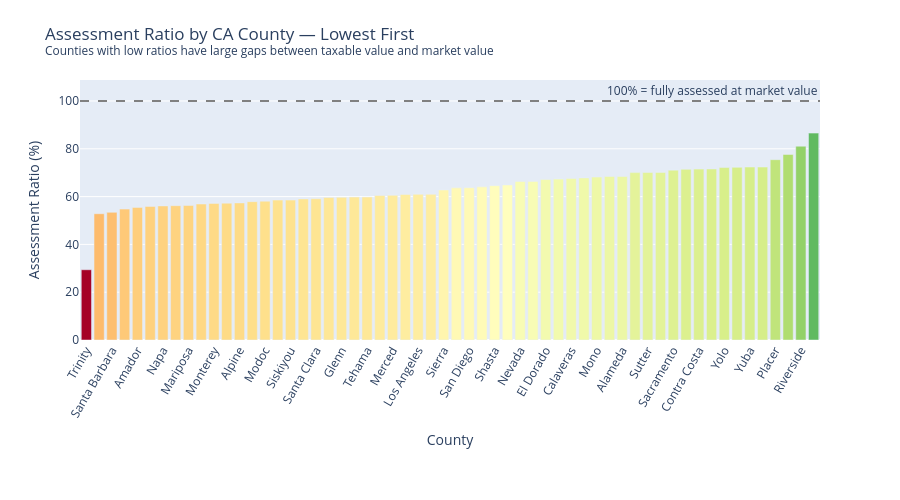

The code cell stored with this chart in its notebook:
### Code cell
# --- Bar chart 1: Assessment ratio, all counties ---
ranked = df.sort_values('assessment_ratio')

fig1 = px.bar(
    ranked,
    x='county',
    y='assessment_ratio_pct',
    color='assessment_ratio_pct',
    color_continuous_scale='RdYlGn',
    range_color=[30, 100],
    title='Assessment Ratio by CA County — Lowest First<br>'
          '<sup>Counties with low ratios have large gaps between taxable value and market value</sup>',
    labels={
        'county': 'County',
        'assessment_ratio_pct': 'Assessment Ratio (%)',
    },
    hover_data={'assessment_ratio_pct': ':.1f'},
)
fig1.add_hline(
    y=100, line_dash='dash', line_color='gray',
    annotation_text='100% = fully assessed at market value',
    annotation_position='top right',
)
fig1.update_layout(
    xaxis_tickangle=-60,
    showlegend=False,
    coloraxis_showscale=False,
    height=500,
    margin={'t': 80, 'b': 160},
)
fig1.show()

### Figure 1 — Plotly figure (JSON) as saved in the notebook; plotly's stock layout.template omitted (floating-point values rounded to 4 significant figures)
{"data": [{"hovertemplate": "County=%{x}<br>Assessment Ratio (%)=%{marker.color:.1f}<extra></extra>", "legendgroup": "", "marker": {"color": [29.39, 52.84, 53.42, 54.77, 55.47, 55.91, 56.1, 56.21, 56.28, 56.9, 57.13, 57.25, 57.36, 57.88, 58.09, 58.54, 58.54, 59.02, 59.11, 59.67, 59.7, 59.81, 59.82, 60.45, 60.53, 60.89, 60.94, 60.96, 62.76, 63.66, 63.72, 64.07, 64.58, 64.87, 66.31, 66.37, 67.14, 67.32, 67.58, 67.82, 68.17, 68.41, 68.42, 70.04, 70.1, 70.11, 71.07, 71.42, 71.51, 71.56, 72.15, 72.25, 72.37, 72.37, 75.44, 77.63, 81.09, 86.57], "coloraxis": "coloraxis", "pattern": {"shape": ""}}, "name": "", "orientation": "v", "showlegend": false, "textposition": "auto", "type": "bar", "x": ["Trinity", "San Mateo", "Santa Barbara", "Tuolumne", "Amador", "Mendocino", "Napa", "Colusa", "Mariposa", "Santa Cruz", "Monterey", "Humboldt", "Alpine", "Inyo", "Modoc", "San Francisco", "Siskiyou", "Del Norte", "Santa Clara", "Sonoma", "Glenn", "San Luis Obispo", "Tehama", "Lake", "Merced", "Orange", "Los Angeles", "Plumas", "Sierra", "Madera", "San Diego", "Ventura", "Shasta", "Butte", "Nevada", "Tulare", "El Dorado", "Stanislaus", "Calaveras", "Marin", "Mono", "Lassen", "Alameda", "Kings", "Sutter", "San Bernardino", "Sacramento", "Fresno", "Contra Costa", "San Joaquin", "Yolo", "Solano", "Yuba", "San Benito", "Placer", "Imperial", "Riverside", "Kern"], "xaxis": "x", "y": [29.39, 52.84, 53.42, 54.77, 55.47, 55.91, 56.1, 56.21, 56.28, 56.9, 57.13, 57.25, 57.36, 57.88, 58.09, 58.54, 58.54, 59.02, 59.11, 59.67, 59.7, 59.81, 59.82, 60.45, 60.53, 60.89, 60.94, 60.96, 62.76, 63.66, 63.72, 64.07, 64.58, 64.87, 66.31, 66.37, 67.14, 67.32, 67.58, 67.82, 68.17, 68.41, 68.42, 70.04, 70.1, 70.11, 71.07, 71.42, 71.51, 71.56, 72.15, 72.25, 72.37, 72.37, 75.44, 77.63, 81.09, 86.57], "yaxis": "y"}], "layout": {"annotations": [{"showarrow": false, "text": "100% = fully assessed at market value", "x": 1, "xanchor": "right", "xref": "x domain", "y": 100, "yanchor": "bottom", "yref": "y"}], "barmode": "relative", "coloraxis": {"cmax": 100, "cmin": 30, "colorbar": {"title": {"text": "Assessment Ratio (%)"}}, "colorscale": [[0.0, "rgb(165,0,38)"], [0.1, "rgb(215,48,39)"], [0.2, "rgb(244,109,67)"], [0.3, "rgb(253,174,97)"], [0.4, "rgb(254,224,139)"], [0.5, "rgb(255,255,191)"], [0.6, "rgb(217,239,139)"], [0.7, "rgb(166,217,106)"], [0.8, "rgb(102,189,99)"], [0.9, "rgb(26,152,80)"], [1.0, "rgb(0,104,55)"]], "showscale": false}, "height": 500, "legend": {"tracegroupgap": 0}, "margin": {"b": 160, "t": 80}, "shapes": [{"line": {"color": "gray", "dash": "dash"}, "type": "line", "x0": 0, "x1": 1, "xref": "x domain", "y0": 100, "y1": 100, "yref": "y"}], "showlegend": false, "title": {"text": "Assessment Ratio by CA County — Lowest First<br><sup>Counties with low ratios have large gaps between taxable value and market value</sup>"}, "xaxis": {"anchor": "y", "domain": [0.0, 1.0], "tickangle": -60, "title": {"text": "County"}}, "yaxis": {"anchor": "x", "domain": [0.0, 1.0], "title": {"text": "Assessment Ratio (%)"}}}}
